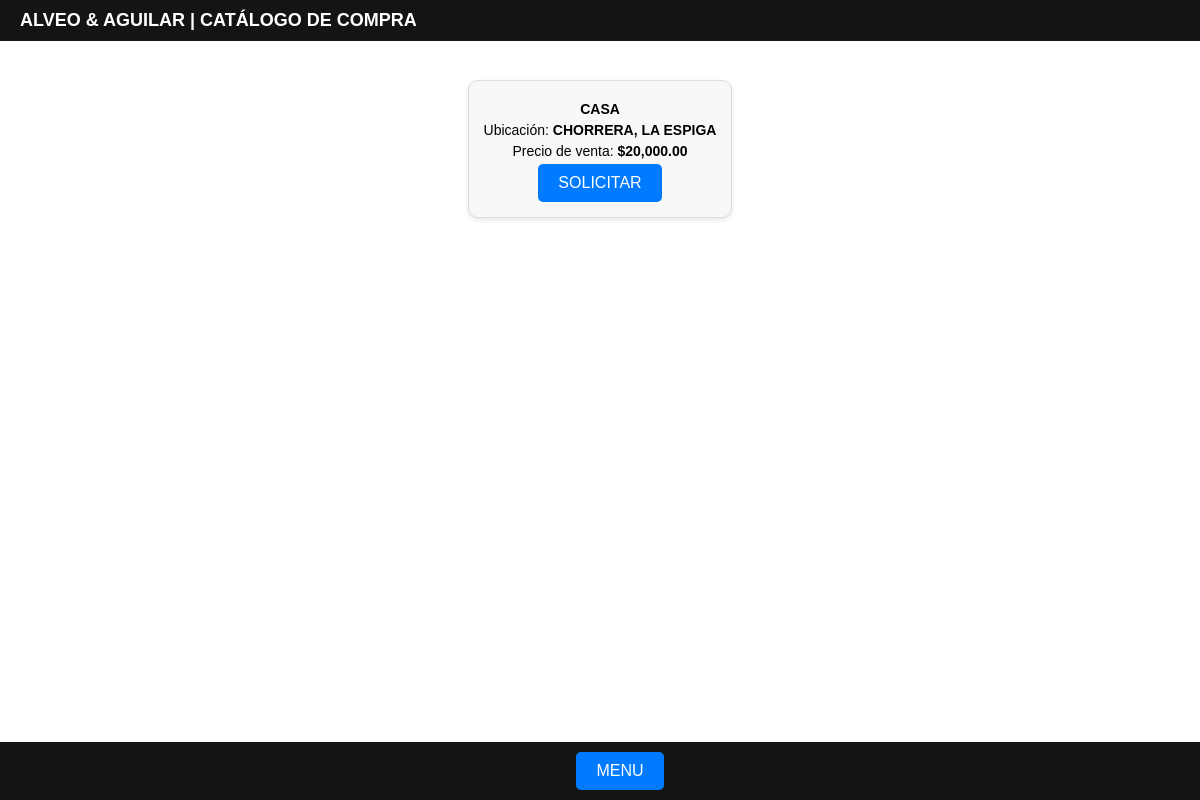
/PROYECTO/catalogo.php (signed in), run on the app's committed database.
### tables this page shows
CREATE TABLE `propiedades` (
  `ID_PROPIEDAD` int(11) NOT NULL,
  `TIPO` varchar(50) DEFAULT NULL,
  `UBICACION` varchar(100) DEFAULT NULL,
  `ESTADO` varchar(50) DEFAULT NULL,
  `CONTACTO` varchar(100) DEFAULT NULL,
  `TELEFONO` varchar(15) DEFAULT NULL,
  `METROS_CUADRADOS` decimal(10,2) DEFAULT NULL,
  `PISOS` int(11) DEFAULT NULL,
  `HABITACIONES` int(11) DEFAULT NULL,
  `BAÑOS` int(11) DEFAULT NULL,
  `PRECIO` int(11) NOT NULL,
  `IMAGEN` varchar(255) NOT NULL
);

### PROYECTO/catalogo.php (the view, shortened to what this page needs)
<?php
include 'conexion.php';
$sql = "SELECT ID_PROPIEDAD, TIPO, UBICACION, PRECIO FROM PROPIEDADES";
$result = $conn->query($sql);
?>
<!DOCTYPE html>
<html lang="es">
<head>
</head>
<body>
    <header class="header">
        <h2>ALVEO & AGUILAR | CATÁLOGO DE COMPRA</h2>
    </header>
    <main class="catalogo-main">
        <section class="propiedades">
            <?php if ($result->num_rows > 0) : ?>
                <?php while ($row = $result->fetch_assoc()) : ?>
                    <div class="tarjeta">
                        <div class="detalles">
                            <p><strong><?php echo htmlspecialchars($row['TIPO']); ?></strong></p>
                            <p>Ubicación: <strong><?php echo htmlspecialchars($row['UBICACION']); ?></strong></p>
                            <p>Precio de venta: <strong>$<?php echo number_format($row['PRECIO'], 2); ?></strong></p>
                            <a href="solicitar.php?id=<?php echo $row['ID_PROPIEDAD']; ?>" class="btn-solicitar">SOLICITAR</a>
                        </div>
                    </div>
                <?php endwhile; ?>
            <?php else : ?>
                <p>No hay propiedades disponibles en el catálogo.</p>
            <?php endif; ?>
        </section>
    </main>
    <footer class="catalogo-footer">
        <a href="menu.php" class="btn-menu">MENU</a>
    </footer>
</body>
</html>

### PROYECTO/catalogo.php (style rules this page uses)
body, html { margin: 0; padding: 0; font-family: Arial, sans-serif; background-color: #fff; color: #000; }
.header { display: flex; justify-content: space-between; align-items: center; padding: 10px 20px; background-color: #141414; color: white; position: fixed; top: 0; width: 100%; z-index: 1000; }
.header h2 { margin: 0; font-size: 18px; }
.catalogo-main { margin-top: 60px; padding: 20px; }
.propiedades { display: grid; grid-template-columns: repeat(auto-fit, minmax(300px, 1fr)); gap: 20px; justify-items: center; }
.tarjeta { background-color: #f8f8f8; border: 1px solid #ddd; border-radius: 10px; text-align: center; box-shadow: 0 2px 5px rgba(0, 0, 0, 0.1); overflow: hidden; }
.detalles { padding: 15px; }
.detalles p { margin: 5px 0; font-size: 14px; }
.btn-solicitar { display: inline-block; padding: 10px 20px; background-color: #007BFF; color: white; text-decoration: none; border-radius: 5px; transition: background-color 0.3s; }
.catalogo-footer { display: flex; justify-content: center; padding: 10px 20px; background-color: #141414; color: white; position: fixed; bottom: 0; width: 100%; }
.btn-menu { text-decoration: none; color: white; background-color: #007BFF; padding: 10px 20px; border-radius: 5px; transition: background-color 0.3s; }

### data on the page
propiedades: TIPO "CASA", UBICACION "CHORRERA, LA ESPIGA", PRECIO "20,000.00"
